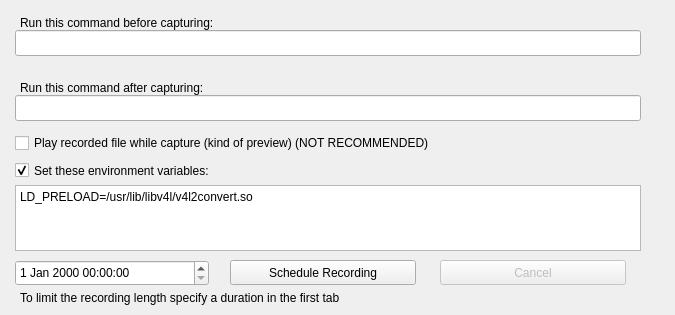
    <widget class="QWidget" name="tab_4">
     <attribute name="title">
      <string>Advanced</string>
     </attribute>
     <widget class="QLabel" name="label_26">
      <property name="geometry">
       <rect>
        <x>20</x>
        <y>15</y>
        <width>621</width>
        <height>16</height>
       </rect>
      </property>
      <property name="text">
       <string>Run this command before capturing:</string>
      </property>
     </widget>
     <widget class="QLabel" name="label_27">
      <property name="geometry">
       <rect>
        <x>20</x>
        <y>80</y>
        <width>616</width>
        <height>16</height>
       </rect>
      </property>
      <property name="text">
       <string>Run this command after capturing:</string>
      </property>
     </widget>
     <widget class="QLineEdit" name="pre_command">
      <property name="geometry">
       <rect>
        <x>15</x>
        <y>30</y>
        <width>626</width>
        <height>26</height>
       </rect>
      </property>
      <property name="text">
       <string notr="true"/>
      </property>
     </widget>
     <widget class="QLineEdit" name="post_command">
      <property name="geometry">
       <rect>
        <x>15</x>
        <y>95</y>
        <width>626</width>
        <height>26</height>
       </rect>
      </property>
      <property name="text">
       <string notr="true"/>
      </property>
     </widget>
     <widget class="QDateTimeEdit" name="recording_date">
      <property name="geometry">
       <rect>
        <x>15</x>
        <y>260</y>
        <width>194</width>
        <height>26</height>
       </rect>
      </property>
     </widget>
     <widget class="QPushButton" name="scheduleButton">
      <property name="geometry">
       <rect>
        <x>230</x>
        <y>260</y>
        <width>186</width>
        <height>25</height>
       </rect>
      </property>
      <property name="text">
       <string>Schedule Recording</string>
      </property>
     </widget>
     <widget class="QPushButton" name="cancel_sheduleButton">
      <property name="enabled">
       <bool>false</bool>
      </property>
      <property name="geometry">
       <rect>
        <x>440</x>
        <y>260</y>
        <width>186</width>
        <height>25</height>
       </rect>
      </property>
      <property name="text">
       <string>Cancel</string>
      </property>
      <property name="checkable">
       <bool>false</bool>
      </property>
     </widget>
     <widget class="QCheckBox" name="play_while_recording">
      <property name="geometry">
       <rect>
        <x>15</x>
        <y>120</y>
        <width>636</width>
        <height>46</height>
       </rect>
      </property>
      <property name="toolTip">
       <string>&lt;html&gt;&lt;head/&gt;&lt;body&gt;&lt;p&gt;It is absolutely not recommended to use this! It may consume too much CPU and ruin your capture!! It makes use of the 'tail' command, so it must be available.&lt;/p&gt;&lt;/body&gt;&lt;/html&gt;</string>
      </property>
      <property name="text">
       <string>Play recorded file while capture (kind of preview) (NOT RECOMMENDED)</string>
      </property>
     </widget>
     <widget class="QCheckBox" name="setenvvars">
      <property name="geometry">
       <rect>
        <x>15</x>
        <y>160</y>
        <width>611</width>
        <height>21</height>
       </rect>
      </property>
      <property name="text">
       <string>Set these environment variables:</string>
      </property>
      <property name="checked">
       <bool>true</bool>
      </property>
     </widget>
     <widget class="QPlainTextEdit" name="envvars">
      <property name="geometry">
       <rect>
        <x>15</x>
        <y>185</y>
        <width>626</width>
        <height>66</height>
       </rect>
      </property>
      <property name="plainText">
       <string notr="true">LD_PRELOAD=/usr/lib/libv4l/v4l2convert.so</string>
      </property>
     </widget>
     <widget class="QLabel" name="label_34">
      <property name="geometry">
       <rect>
        <x>20</x>
        <y>290</y>
        <width>646</width>
        <height>16</height>
       </rect>
      </property>
      <property name="text">
       <string>To limit the recording length specify a duration in the first tab</string>
      </property>
     </widget>
    </widget>
